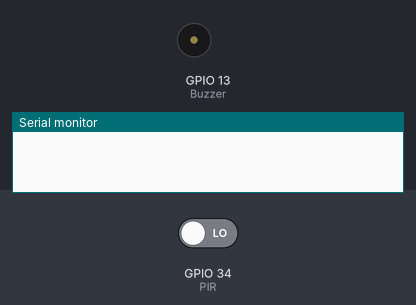
The sketch below on a simulated ESP32. On the bench: buzzer (waves = sounding, pin HIGH), the last lines printed to the serial monitor. The test bench sets the inputs (shaded band); at power-on: GPIO 34 (PIR) LOW. WiFi joins after 1.5 s; servers stay silent unless stated.

Above: at 3.0 s.
3.1 s: GPIO 34 (PIR) driven HIGH
At 3.9 s:
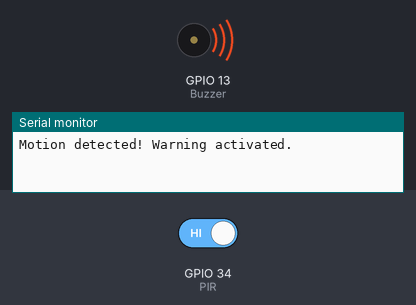
6.1 s: GPIO 34 (PIR) driven LOW
At 7.5 s:
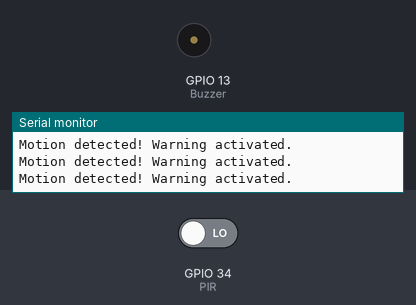
Timing chart, 0 to 9.1 s (numbered marks = the images above; inputs shaded):
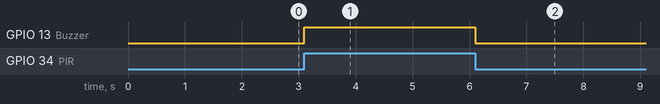

Measured:
- after the input at 3.1 s, GPIO 13 (Buzzer): LOW → HIGH at once
- after the input at 6.1 s, GPIO 13 (Buzzer): HIGH → LOW at once

The sketch:

Thief_Detector_Using_Blynk.ino
```cpp
#define BLYNK_TEMPLATE_ID "TMPL6uWZj4xyG"
#define BLYNK_TEMPLATE_NAME "thief detector"
#define BLYNK_AUTH_TOKEN "tNT6ugxRXm67xqMfpYlyF7XZBY66EEHx"
/* Comment this out to disable prints and save space */
#define BLYNK_PRINT Serial

#include <WiFi.h>
#include <WiFiClient.h>
#include <BlynkSimpleEsp32.h>


// Pin assignments
#define PIR 34          // Analog pin for PIR sensor
#define Buzzer 13       // Pin for buzzer

BlynkTimer timer;

// Your WiFi credentials.
// Set password to "" for open networks.
char ssid[] = "Ardhana";
char pass[] = "1234567890";

void setup() {
  // Debug console
  Serial.begin(115200);
  Blynk.begin(BLYNK_AUTH_TOKEN, ssid, pass, "blynk.cloud", 80);
  pinMode(PIR, INPUT);
  pinMode(Buzzer, OUTPUT);

}

// Function to handle PIR sensor interrupt
void motionDetected() {
  int motion = digitalRead(PIR);

  if (motion == HIGH) {
    // Jika gerakan terdeteksi, aktifkan buzzer
    digitalWrite(Buzzer, HIGH);
    Serial.println("Motion detected! Warning activated."); // Pesan peringatan di Serial Monitor
    delay(1000); // Waktu bunyi buzzer (opsional)
    digitalWrite(Buzzer, LOW);
  }
 Blynk.virtualWrite(V0, motion);
}

void loop() {
  Blynk.run();
  timer.run();
  motionDetected(); // Periksa gerakan
}
```
